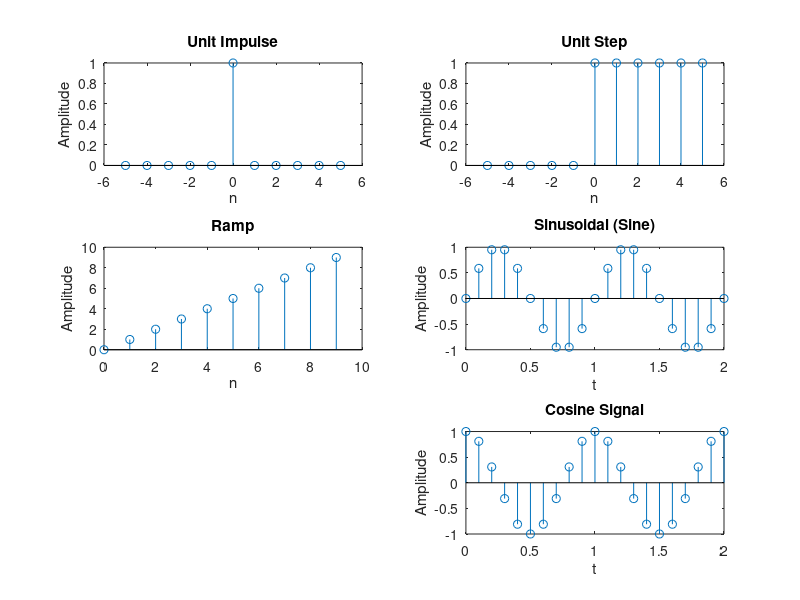
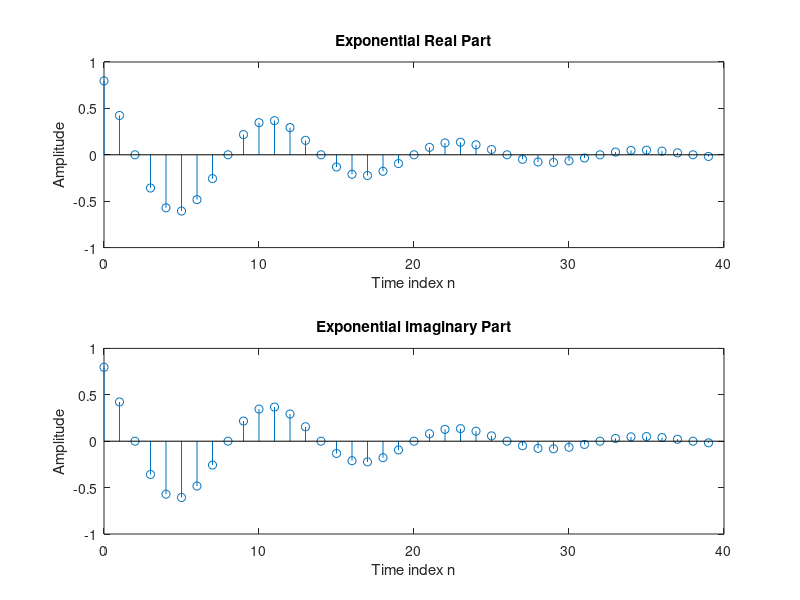

Reproduce these figures in MATLAB, in order.
% 1. UNIT IMPULSE
n = -5:1:5; 
x = [zeros(1,5), ones(1,1), zeros(1,5)]; 
figure(1);
subplot(3,2,1)
stem(n, x)
xlabel('n')
ylabel('Amplitude')
title('Unit Impulse')

% 2. UNIT STEP SIGNAL
n = -5:1:5;
x = [zeros(1,5), ones(1,6)]; 
figure(1);
subplot(3,2,2)
stem(n, x)
xlabel('n')
ylabel('Amplitude')
title('Unit Step')

% 3. RAMP SIGNAL
n = 0:1:9; 
y = n;  
figure(1);
subplot(3,2,3)
stem(n, y)
xlabel('n')
ylabel('Amplitude')
title('Ramp')

% 4. REAL AND COMPLEX EXPONENTIAL
a = -1/12;
b = pi/6;
c = a + b*1i; 
n = 1:40; 
x = exp(c*n);
figure(2);
subplot(2,1,1)
stem(n-1, real(x));
xlabel('Time index n');
ylabel('Amplitude');
title('Exponential Real Part');
figure(2);
subplot(2,1,2)
stem(n-1, real(x));
xlabel('Time index n');
ylabel('Amplitude');
title('Exponential imaginary Part');

% 5. SINUSOIDAL SIGNAL (SINE WAVE)
t = 0:0.1:2;
x = sin(2*pi*t);
figure(1);
subplot(3,2,4)
stem(t, x)
xlabel('t')
ylabel('Amplitude')
title('Sinusoidal (Sine)')

% 6. COSINE SIGNAL
t = 0:0.1:2;
x = cos(2*pi*t);
figure(1);
subplot(3,2,6)
stem(t, x)
xlabel('t')
ylabel('Amplitude')
title('Cosine Signal')
